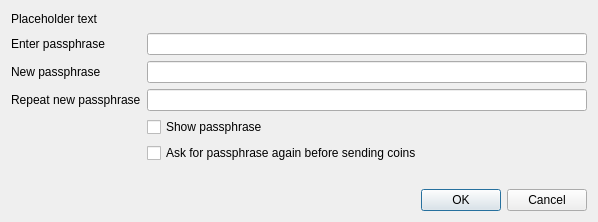
<?xml version="1.0" encoding="UTF-8"?>
<ui version="4.0">
 <class>AskPassphraseDialog</class>
 <widget class="QDialog" name="AskPassphraseDialog">
  <property name="geometry">
   <rect>
    <x>0</x>
    <y>0</y>
    <width>598</width>
    <height>222</height>
   </rect>
  </property>
  <property name="sizePolicy">
   <sizepolicy hsizetype="Preferred" vsizetype="Minimum">
    <horstretch>0</horstretch>
    <verstretch>0</verstretch>
   </sizepolicy>
  </property>
  <property name="minimumSize">
   <size>
    <width>550</width>
    <height>0</height>
   </size>
  </property>
  <property name="windowTitle">
   <string>Passphrase Dialog</string>
  </property>
  <layout class="QVBoxLayout" name="verticalLayout">
   <property name="sizeConstraint">
    <enum>QLayout::SetMinimumSize</enum>
   </property>
   <item>
    <widget class="QLabel" name="warningLabel">
     <property name="text">
      <string notr="true">Placeholder text</string>
     </property>
     <property name="textFormat">
      <enum>Qt::RichText</enum>
     </property>
     <property name="wordWrap">
      <bool>true</bool>
     </property>
    </widget>
   </item>
   <item>
    <layout class="QFormLayout" name="formLayout">
     <property name="sizeConstraint">
      <enum>QLayout::SetMinimumSize</enum>
     </property>
     <property name="fieldGrowthPolicy">
      <enum>QFormLayout::AllNonFixedFieldsGrow</enum>
     </property>
     <item row="0" column="0">
      <widget class="QLabel" name="passLabel1">
       <property name="text">
        <string>Enter passphrase</string>
       </property>
      </widget>
     </item>
     <item row="0" column="1">
      <widget class="QLineEdit" name="passEdit1">
       <property name="echoMode">
        <enum>QLineEdit::Password</enum>
       </property>
      </widget>
     </item>
     <item row="1" column="0">
      <widget class="QLabel" name="passLabel2">
       <property name="text">
        <string>New passphrase</string>
       </property>
      </widget>
     </item>
     <item row="1" column="1">
      <widget class="QLineEdit" name="passEdit2">
       <property name="echoMode">
        <enum>QLineEdit::Password</enum>
       </property>
      </widget>
     </item>
     <item row="2" column="0">
      <widget class="QLabel" name="passLabel3">
       <property name="text">
        <string>Repeat new passphrase</string>
       </property>
      </widget>
     </item>
     <item row="2" column="1">
      <widget class="QLineEdit" name="passEdit3">
       <property name="echoMode">
        <enum>QLineEdit::Password</enum>
       </property>
      </widget>
     </item>
     <item row="3" column="1">
      <widget class="QCheckBox" name="toggleShowPasswordButton">
       <property name="text">
        <string>Show passphrase</string>
       </property>
      </widget>
     </item>
     <item row="4" column="1">
      <widget class="QCheckBox" name="unlockAskForPasswordCheckbox">
       <property name="text">
        <string>Ask for passphrase again before sending coins</string>
       </property>
      </widget>
     </item>
     <item row="5" column="1">
      <widget class="QLabel" name="capsLabel">
       <property name="font">
        <font>
         <weight>75</weight>
         <bold>true</bold>
        </font>
       </property>
       <property name="text">
        <string/>
       </property>
       <property name="alignment">
        <set>Qt::AlignCenter</set>
       </property>
      </widget>
     </item>
    </layout>
   </item>
   <item>
    <widget class="QDialogButtonBox" name="buttonBox">
     <property name="orientation">
      <enum>Qt::Horizontal</enum>
     </property>
     <property name="standardButtons">
      <set>QDialogButtonBox::Cancel|QDialogButtonBox::Ok</set>
     </property>
    </widget>
   </item>
  </layout>
 </widget>
 <resources/>
 <connections>
  <connection>
   <sender>buttonBox</sender>
   <signal>accepted()</signal>
   <receiver>AskPassphraseDialog</receiver>
   <slot>accept()</slot>
   <hints>
    <hint type="sourcelabel">
     <x>20</x>
     <y>20</y>
    </hint>
    <hint type="destinationlabel">
     <x>20</x>
     <y>20</y>
    </hint>
   </hints>
  </connection>
  <connection>
   <sender>buttonBox</sender>
   <signal>rejected()</signal>
   <receiver>AskPassphraseDialog</receiver>
   <slot>reject()</slot>
   <hints>
    <hint type="sourcelabel">
     <x>20</x>
     <y>20</y>
    </hint>
    <hint type="destinationlabel">
     <x>20</x>
     <y>20</y>
    </hint>
   </hints>
  </connection>
 </connections>
</ui>
